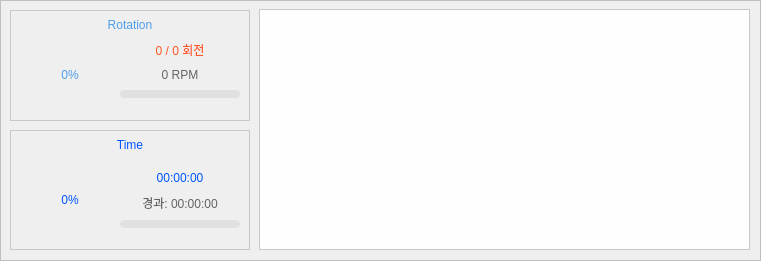
   <widget class="QFrame" name="frameOuput">
    <property name="geometry">
     <rect>
      <x>20</x>
      <y>380</y>
      <width>761</width>
      <height>261</height>
     </rect>
    </property>
    <property name="styleSheet">
     <string notr="true">QFrame {
    border: 0.5px solid rgb(191, 191, 191);
}</string>
    </property>
    <property name="frameShape">
     <enum>QFrame::Shape::StyledPanel</enum>
    </property>
    <property name="frameShadow">
     <enum>QFrame::Shadow::Raised</enum>
    </property>
    <widget class="QFrame" name="rotationProgressFrame">
     <property name="geometry">
      <rect>
       <x>10</x>
       <y>10</y>
       <width>240</width>
       <height>111</height>
      </rect>
     </property>
     <property name="styleSheet">
      <string notr="true">QFrame {
    border: 1px solid rgb(200, 200, 200);
    background:none;
}</string>
     </property>
     <widget class="QLabel" name="rotationModeTitle">
      <property name="geometry">
       <rect>
        <x>10</x>
        <y>5</y>
        <width>220</width>
        <height>20</height>
       </rect>
      </property>
      <property name="styleSheet">
       <string notr="true">color: rgb(78, 157, 235);
border:none;
background: transparent;
font:500 11pt;</string>
      </property>
      <property name="text">
       <string>Rotation</string>
      </property>
      <property name="alignment">
       <set>Qt::AlignmentFlag::AlignCenter</set>
      </property>
     </widget>
     <widget class="QWidget" name="circularProgressWidget" native="true">
      <property name="geometry">
       <rect>
        <x>20</x>
        <y>20</y>
        <width>80</width>
        <height>80</height>
       </rect>
      </property>
      <property name="styleSheet">
       <string notr="true">background-color: transparent;
border: none;</string>
      </property>
     </widget>
     <widget class="QLabel" name="rotationPercentLabel">
      <property name="geometry">
       <rect>
        <x>35</x>
        <y>50</y>
        <width>50</width>
        <height>30</height>
       </rect>
      </property>
      <property name="styleSheet">
       <string notr="true">color: rgb(78, 157, 235);
border:none;
font: 700 14pt &quot;JetBrains Mono&quot;, &quot;Consolas&quot;, &quot;Courier New&quot;, monospace;
background: transparent;</string>
      </property>
      <property name="text">
       <string>0%</string>
      </property>
      <property name="alignment">
       <set>Qt::AlignmentFlag::AlignCenter</set>
      </property>
     </widget>
     <widget class="QLabel" name="rotationCountDisplay">
      <property name="geometry">
       <rect>
        <x>110</x>
        <y>30</y>
        <width>120</width>
        <height>20</height>
       </rect>
      </property>
      <property name="styleSheet">
       <string notr="true">color: rgb(255, 87, 34);
border:none;
background: transparent;
font:500 11pt;</string>
      </property>
      <property name="text">
       <string>0 / 0 회전</string>
      </property>
      <property name="alignment">
       <set>Qt::AlignmentFlag::AlignCenter</set>
      </property>
     </widget>
     <widget class="QLabel" name="rotationSpeedDisplay">
      <property name="geometry">
       <rect>
        <x>110</x>
        <y>55</y>
        <width>120</width>
        <height>20</height>
       </rect>
      </property>
      <property name="styleSheet">
       <string notr="true">color: rgb(100, 100, 100);
border:none;
background: transparent;</string>
      </property>
      <property name="text">
       <string>0 RPM</string>
      </property>
      <property name="alignment">
       <set>Qt::AlignmentFlag::AlignCenter</set>
      </property>
     </widget>
     <widget class="QProgressBar" name="rotationLinearProgress">
      <property name="geometry">
       <rect>
        <x>110</x>
        <y>80</y>
        <width>120</width>
        <height>8</height>
       </rect>
      </property>
      <property name="styleSheet">
       <string notr="true">QProgressBar {
    border: none;
    background-color: #e0e0e0;
    border-radius: 4px;
    text-align: center;
}

QProgressBar::chunk {
    background-color: rgb(78, 157, 235);
    border-radius: 4px;
}</string>
      </property>
      <property name="value">
       <number>0</number>
      </property>
      <property name="textVisible">
       <bool>false</bool>
      </property>
     </widget>
    </widget>
    <widget class="QFrame" name="timeProgressFrame">
     <property name="geometry">
      <rect>
       <x>10</x>
       <y>130</y>
       <width>240</width>
       <height>120</height>
      </rect>
     </property>
     <property name="styleSheet">
      <string notr="true">QFrame {
    border: 1px solid rgb(200, 200, 200);
    background:none;
}</string>
     </property>
     <widget class="QLabel" name="timeModeTitle">
      <property name="geometry">
       <rect>
        <x>10</x>
        <y>5</y>
        <width>220</width>
        <height>20</height>
       </rect>
      </property>
      <property name="styleSheet">
       <string notr="true">color: rgb(0, 85, 255);

border:none;
background: transparent;
font:500 11pt;</string>
      </property>
      <property name="text">
       <string>Time</string>
      </property>
      <property name="alignment">
       <set>Qt::AlignmentFlag::AlignCenter</set>
      </property>
     </widget>
     <widget class="QWidget" name="timeCircularProgressWidget" native="true">
      <property name="geometry">
       <rect>
        <x>20</x>
        <y>30</y>
        <width>80</width>
        <height>80</height>
       </rect>
      </property>
      <property name="styleSheet">
       <string notr="true">background-color: transparent;
border: none;</string>
      </property>
     </widget>
     <widget class="QLabel" name="timePercentLabel">
      <property name="geometry">
       <rect>
        <x>35</x>
        <y>55</y>
        <width>50</width>
        <height>30</height>
       </rect>
      </property>
      <property name="styleSheet">
       <string notr="true">color: rgb(0, 85, 255);
border:none;
font: 700 14pt &quot;JetBrains Mono&quot;, &quot;Consolas&quot;, &quot;Courier New&quot;, monospace;
background: transparent;</string>
      </property>
      <property name="text">
       <string>0%</string>
      </property>
      <property name="alignment">
       <set>Qt::AlignmentFlag::AlignCenter</set>
      </property>
     </widget>
     <widget class="QLabel" name="timeRemainingDisplay">
      <property name="geometry">
       <rect>
        <x>110</x>
        <y>35</y>
        <width>120</width>
        <height>25</height>
       </rect>
      </property>
      <property name="styleSheet">
       <string notr="true">color: rgb(0, 85, 255);
border:none;
background: transparent;
font:500 11pt;</string>
      </property>
      <property name="text">
       <string>00:00:00</string>
      </property>
      <property name="alignment">
       <set>Qt::AlignmentFlag::AlignCenter</set>
      </property>
     </widget>
     <widget class="QLabel" name="elapsedTimeLabel">
      <property name="geometry">
       <rect>
        <x>110</x>
        <y>65</y>
        <width>120</width>
        <height>15</height>
       </rect>
      </property>
      <property name="styleSheet">
       <string notr="true">color: rgb(100, 100, 100);
border:none;
background: transparent;</string>
      </property>
      <property name="text">
       <string>경과: 00:00:00</string>
      </property>
      <property name="alignment">
       <set>Qt::AlignmentFlag::AlignCenter</set>
      </property>
     </widget>
     <widget class="QProgressBar" name="timeLinearProgress">
      <property name="geometry">
       <rect>
        <x>110</x>
        <y>90</y>
        <width>120</width>
        <height>8</height>
       </rect>
      </property>
      <property name="styleSheet">
       <string notr="true">QProgressBar {
    border: none;
    background-color: #e0e0e0;
    border-radius: 4px;
    text-align: center;
}

QProgressBar::chunk {
    background-color: rgb(0, 85, 255);
    border-radius: 4px;
}</string>
      </property>
      <property name="value">
       <number>0</number>
      </property>
      <property name="textVisible">
       <bool>false</bool>
      </property>
     </widget>
    </widget>
    <widget class="MotorLoadGraphWidget" name="motorLoadGraphWidget" native="true">
     <property name="geometry">
      <rect>
       <x>259</x>
       <y>9</y>
       <width>491</width>
       <height>241</height>
      </rect>
     </property>
     <property name="styleSheet">
      <string notr="true">QWidget {
    border: 1px solid rgb(200, 200, 200);
    background-color: rgba(255, 255, 255, 0.95);
}</string>
     </property>
    </widget>
   </widget>
